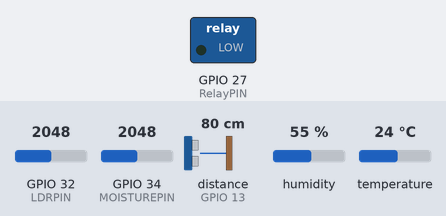
A sketch run on a simulated ESP32. On the bench: switched loads named in the sketch (green lamp = pin HIGH). Wiring (inferred from the names in the program): ultrasonic range finder: trigger GPIO 14; echo GPIO 13. Inputs (shaded band) come from the test bench; at power-on: GPIO 34 (MOISTUREPIN) = 2048, GPIO 32 (LDRPIN) = 2048, distance to the obstacle (sensor on GPIO 13) 80 cm, humidity 55 %, temperature 24 °C. The echo pulse lasts 58.3 µs per cm; WiFi joins after 1.5 s; servers stay silent unless stated; uploads are accepted with an empty reply; pins used as bus, display or sensor lines are not drawn; what the sketch prints to the serial monitor is not drawn.

Above: at 3.2 s.
3.3 s: GPIO 34 (MOISTUREPIN) set to 2951
17.3 s: GPIO 34 (MOISTUREPIN) set to 3046
28.7 s: GPIO 34 (MOISTUREPIN) set to 2960
At 29.2 s:
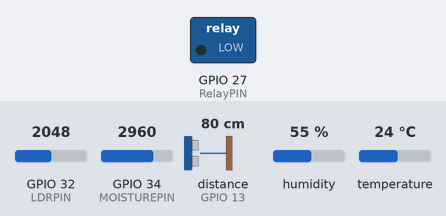
40.1 s: GPIO 34 (MOISTUREPIN) set to 3040
At 48.7 s:
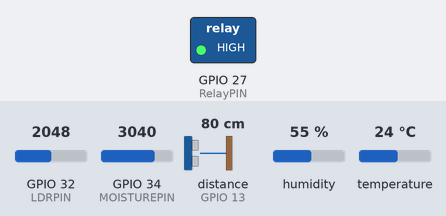
Timing chart, 0 to 50.2 s (numbered marks = the images above; inputs shaded):
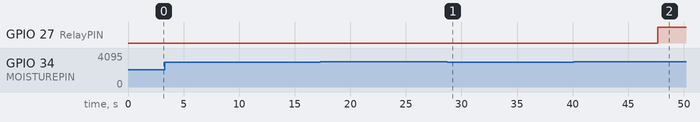

The sketch:

system.ino
```cpp
#include <DHT.h>
#include <WiFi.h>
#include <HTTPClient.h>
#include <time.h>

// Pin dan Konfigurasi
#define DHTPIN 26            // Pin DHT22
#define LDRPIN 32            // Pin LDR
#define MOISTUREPIN 34       // Pin sensor kelembapan tanah
#define TRIGPIN 14           // Pin trigger Ultrasonic
#define ECHOPIN 13           // Pin echo Ultrasonic
#define RelayPIN 27          // Pin relay untuk pompa air

#define DHTTYPE DHT22
DHT dht(DHTPIN, DHTTYPE);

// Konfigurasi Wi-Fi
const char* ssid = "Darkweb";     // Ganti dengan SSID Wi-Fi Anda
const char* password = "qwertyuiopp";          // Ganti dengan password Wi-Fi Anda
const char* serverUrl = "http://192.168.110.153:5000/device/update_sensors";
const char* deviceToken = "YtfPhcCWf3gYiHU61yfS";

// Ambang batas kelembapan tanah
const int soilMoistureThreshold = 3000; // Ambang batas kelembapan (lebih tinggi = tanah lebih kering)

// Variabel untuk kontrol pompa
bool isPumpOn = false;
unsigned long pumpStartTime = 0; // Menyimpan waktu saat pompa dinyalakan
const unsigned long pumpOnDuration = 60000; // Durasi pompa menyala (1 menit)

// Fungsi untuk mengontrol pompa air
void turnPumpOn() {
  if (!isPumpOn) {
    digitalWrite(RelayPIN, HIGH); // Hidupkan relay
    isPumpOn = true;
    pumpStartTime = millis(); // Catat waktu saat pompa dihidupkan
    Serial.println("Pompa air dihidupkan.");
  }
}

void turnPumpOff() {
  if (isPumpOn) {
    digitalWrite(RelayPIN, LOW); // Matikan relay
    isPumpOn = false;
    Serial.println("Pompa air dimatikan.");
  }
}

void setup() {
  Serial.begin(115200);
  dht.begin();

  // Konfigurasi pin
  pinMode(TRIGPIN, OUTPUT);
  pinMode(ECHOPIN, INPUT);
  pinMode(LDRPIN, INPUT);
  pinMode(MOISTUREPIN, INPUT);
  pinMode(RelayPIN, OUTPUT);
  digitalWrite(RelayPIN, LOW);  // Matikan relay saat awal

  // Koneksi Wi-Fi
  WiFi.begin(ssid, password);
  Serial.print("Menghubungkan ke WiFi");

  while (WiFi.status() != WL_CONNECTED) {
    delay(1000);
    Serial.print(".");
  }

  Serial.println("\nTerhubung ke WiFi!");
  Serial.print("IP Address: ");
  Serial.println(WiFi.localIP());
}

void loop() {
  // Membaca sensor kelembapan tanah
  int moistureValue = analogRead(MOISTUREPIN);
  Serial.print("Nilai Kelembapan Tanah: ");
  Serial.println(moistureValue);

  // Logika penyiraman berdasarkan kelembapan tanah
  if (moistureValue >= soilMoistureThreshold) { // Jika kelembapan tanah tinggi (tanah kering)
    Serial.println("Tanah kering, menghidupkan pompa air...");
    turnPumpOn(); // Hidupkan pompa air
  } else { // Jika kelembapan tanah rendah (tanah basah)
    Serial.println("Tanah basah, mematikan pompa air...");
    turnPumpOff(); // Matikan pompa air
  }

  // Matikan pompa setelah 1 menit menyala
  if (isPumpOn && (millis() - pumpStartTime >= pumpOnDuration)) {
    Serial.println("Pompa air telah menyala selama 1 menit, mematikannya...");
    turnPumpOff(); // Matikan pompa air
  }

  // Membaca sensor DHT22
  float suhu = dht.readTemperature();
  float kelembaban = dht.readHumidity();

  if (isnan(suhu) || isnan(kelembaban)) {
    Serial.println("Gagal membaca sensor DHT22!");
  } else {
    Serial.print("Suhu: ");
    Serial.print(suhu);
    Serial.print(" °C, Kelembaban: ");
    Serial.print(kelembaban);
    Serial.println(" %");
  }

  // Membaca sensor LDR
  int ldrValue = analogRead(LDRPIN);
  Serial.print("Nilai LDR: ");
  Serial.println(ldrValue);

  // Membaca jarak menggunakan sensor Ultrasonic
  digitalWrite(TRIGPIN, LOW);
  delayMicroseconds(2);
  digitalWrite(TRIGPIN, HIGH);
  delayMicroseconds(10);
  digitalWrite(TRIGPIN, LOW);

  long duration = pulseIn(ECHOPIN, HIGH);
  float tinggi = 19.0;
  float jarak = (duration / 2) * 0.0344;
  float cVolAir = (jarak / tinggi) * 100;
  float volAir = 100 - cVolAir;
  if (volAir < 0) {
    volAir = 0;
  }

  Serial.print("Tinggi Galon : ");
  Serial.print(tinggi);
  Serial.println(" cm");
  Serial.println("----");
  Serial.print("Jarak Air : ");
  Serial.print(jarak);
  Serial.println(" cm");
  Serial.println("----");
  Serial.print("Volume Air (Estimasi): ");
  Serial.print(volAir);
  Serial.println(" %");
  Serial.println("----");

  // Kirim data ke server menggunakan HTTP POST
  String payload = "{\"token\": \"" + String(deviceToken) + "\", \"lightIntensity\": " + String(ldrValue) + ", \"soilMoisture\": " + String(moistureValue) + ", \"temperature\": " + String(suhu) + ", \"humidity\": " + String(kelembaban) + ", \"waterVol\": " + String(volAir) + "}";

  if (WiFi.status() == WL_CONNECTED) {
    HTTPClient http;
    http.begin(serverUrl);
    http.addHeader("Content-Type", "application/json");

    int httpResponseCode = http.POST(payload);

    if (httpResponseCode > 0) {
      Serial.print("POST request berhasil. Response Code: ");
      Serial.println(httpResponseCode);
    } else {
      Serial.print("Gagal mengirim POST request. Response Code: ");
      Serial.println(httpResponseCode);
    }

    http.end();
  } else {
    Serial.println("WiFi tidak terhubung");
  }

  delay(15000);  // Tunggu sebelum loop berikutnya
}
```

Measured:
- after the input at 3.3 s, every drawn part: stays the same
- after the input at 17.3 s, every drawn part: stays the same
- after the input at 28.7 s, GPIO 27 (RelayPIN): stays LOW (without the input it goes to HIGH after 3.7 s)
- after the input at 40.1 s, GPIO 27 (RelayPIN): LOW → HIGH after 7.6 s
